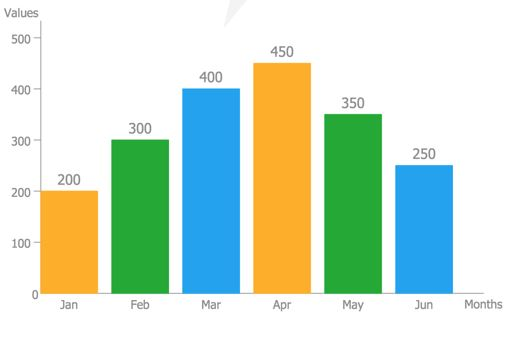
#> input picture input/images/Bar_Chart.JPG, 514 x 344 px
$ python -i graph_detector.py   (imports and definitions only)
#> lines starting #> are read from the running program, lines starting #| are printed output that depends on the picture; after the words box and inside, x2 and y2 are one past the last pixel; in counts of white or black regions, pixels touching at a corner belong together
# graphs/graph_detector.py
import cv2
import numpy as np

def is_bar_chart(image_path: str) -> bool:
#> called with image_path = '../input/images/Bar_Chart.JPG'
    img = cv2.imread(image_path)
#> img is the input picture: shape (344, 514, 3); mean B, G, R 206.4, 225, 205.5
    if img is None:
        raise FileNotFoundError(image_path)

    gray = cv2.cvtColor(img, cv2.COLOR_BGR2GRAY)
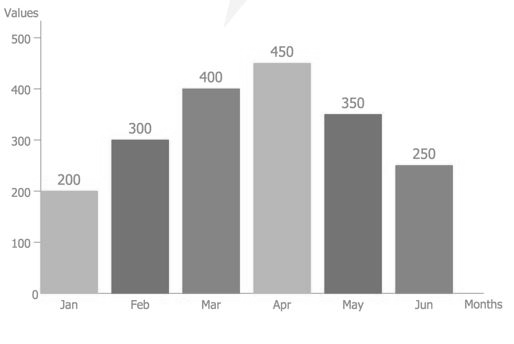
#> gray: shape (344, 514); min 103, max 255, mean 217.1
    edges = cv2.Canny(gray, 50, 150)
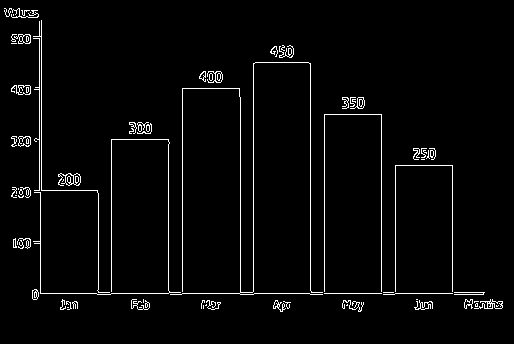
#> edges: shape (344, 514); 3% white in thin lines or dots, all inside (x1, y1, x2, y2) = (4, 8, 503, 312)

    # Vertical line density heuristic
    vertical_kernel = cv2.getStructuringElement(cv2.MORPH_RECT, (1, 25))
    vertical_lines = cv2.morphologyEx(edges, cv2.MORPH_OPEN, vertical_kernel)
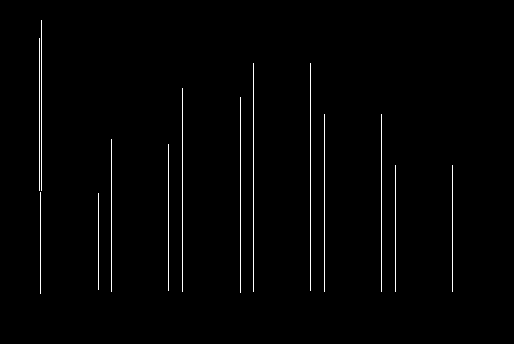
#> vertical_lines: shape (344, 514); 1.3% white in thin lines or dots, all inside (x1, y1, x2, y2) = (39, 20, 453, 294)

    score = np.sum(vertical_lines > 0)
#> score = 2290
    return score > 2000

>>> result = is_bar_chart('../input/images/Bar_Chart.JPG')
#> result = True

$ run again, on input/images/test3.JPG
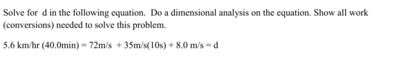
#> input picture input/images/test3.JPG, 399 x 59 px
#> in is_bar_chart, img is the input picture: shape (59, 399, 3); min 51, max 255, mean 242.5
#> in is_bar_chart, `edges = cv2.Canny(gray, 50, 150)`:
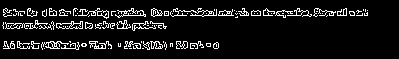
#> edges: shape (59, 399); 9.1% white in thin lines or dots, all inside (x1, y1, x2, y2) = (2, 8, 368, 50)
#> vertical_lines: shape (59, 399); every value is 0
#> score = 0
#> result = False
